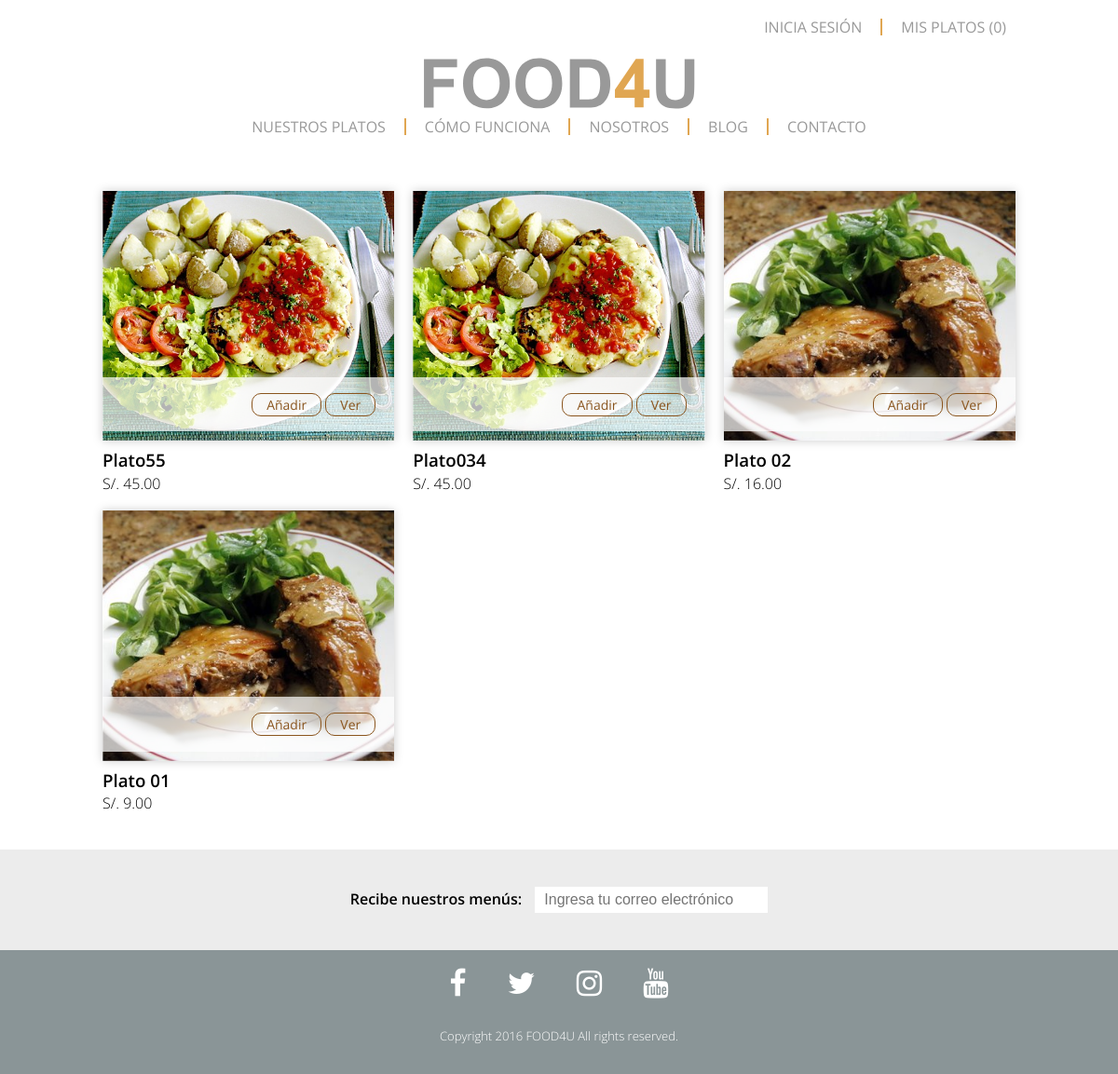
/nuestros-platos, run on an earlier commit of the app's database.
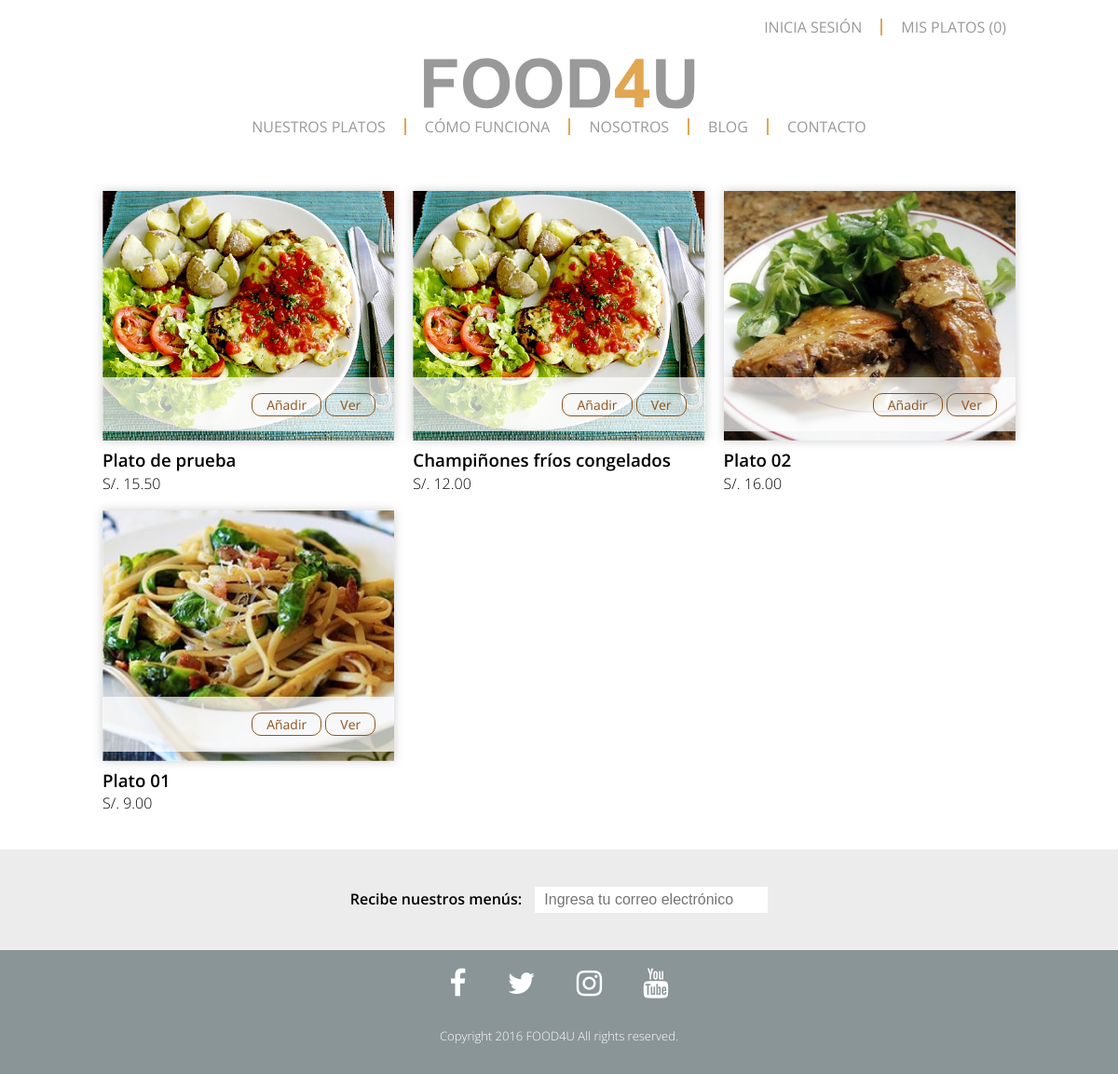
And on a later commit of the database.
### tables this page shows
CREATE TABLE `page` (
  `idPage` int(11) NOT NULL,
  `name` varchar(45) DEFAULT NULL,
  `url` varchar(45) DEFAULT NULL,
  `position` int(11) DEFAULT NULL,
  `idPageType` int(11) DEFAULT NULL,
  `state` int(11) DEFAULT '1'
);

CREATE TABLE `plate` (
  `idPlate` int(11) NOT NULL,
  `name` varchar(45) DEFAULT NULL,
  `price` decimal(5,2) DEFAULT NULL,
  `image` varchar(45) DEFAULT NULL,
  `url` varchar(45) DEFAULT NULL,
  `description` text,
  `date` datetime DEFAULT NULL,
  `state` int(11) DEFAULT '1',
  `ingredients` text
);

### application/controllers/Inicio.php (called while the page is built, shortened)
<?php
class Inicio extends CI_Controller {
	public function __construct() {
        $this->load->model("plate");
        $this->load->model("UserClient");
        $this->load->model("Gender");
        $this->load->library('cart');
        $this->load->model("foodMenu");
    }
	public function page($url = "inicio") {
		if($this->page->findByUrl($url)):
			$result1 = $this->page->findByUrl($url);
			$result2 = $this->page->findAll();
			$result3 = $this->data->findByPage($url);
			$result4 = $this->plate->findAll();
			$result5 = "";
			$result6 = $this->Gender->findAll();
			$result7 = $this->foodMenu->findAll();
			$data = array(
				"title" => $result1->name,
				"findAll" => $result2,
				"findByPage" => $result3,
				"findAllPlate" => $result4,
				"userData" => $result5,
				"findAllGender" => $result6,
				"findAllFoodMenu" => $result7
			);
			$this->load->view('page_template_view', $data);
		else:
			$this->load->view('404');
		endif;
	}
}

### index.php (called while the page is built, shortened)
<?php
require_once BASEPATH.'core/CodeIgniter.php';

### application/models/Page.php (called while the page is built, shortened)
<?php
class Page extends CI_Model {
	public function findAll() {
		$this->db->where(array('state' => 1));
		$this->db->order_by("position", "asc");
		return $this->db->get('page');
	}
}

### application/models/Data.php (called while the page is built)
<?php
class Data extends CI_Model {
	public function findByPage($url = "") {
		$this->db->from('data');
		$this->db->join('page', 'page.idPage = data.idPage');
		$this->db->where(array('page.url' => $url));
		$this->db->order_by("data.position", "asc");
		return $this->db->get();
	}
}

### application/models/Plate.php (called while the page is built, shortened)
<?php
class Plate extends CI_Model {
	public function findAll() {
		$this->db->where(array('state' => 1));
		$this->db->order_by("idPlate", "desc");
		return $this->db->get('plate');
	}
}

### application/views/page_template_view.php (the view, shortened to what this page needs)
<!DOCTYPE html>
<html lang="es">
<head>
	<?php $this->load->view('inc/header_common'); ?>
</head>
<body>
	<?php $this->load->view('inc/header'); ?>
	<div id="ncode">
	<?php
		foreach ($findByPage->result() as $data):
			switch($data->idTemplate):
			    case 6:
			    	echo '
			    	<div class="container">
						<article class="nuestros-platos">';
							foreach ($findAllPlate->result() as $plate):
							echo '
							<div class="plato">
				                <div class="plato-img">
				                    <div class="plato-accion" style="background: url(' . base_url() . 'assets/images/platos/' . $plate->image . ') center; background-size: cover;"></div>
				                    <div class="plato-btn">
				                        <a href="#" data-action="' . base_url() . 'processUser/agregar_carrito" data-plate="' . $plate->idPlate . ',' . $plate->name . ',' . $plate->price . ',1,' . $plate->image . '">Añadir</a>
				                        <a href="' . base_url() . $data->url . '/' . $plate->url . '">Ver</a>
				                    </div>
				                </div>
					         	<h3>' . $plate->name . '</h3>
			                    <p>S/. ' . $plate->price . '</p>
			                </div>';
			                endforeach;
			                echo'
					    </article>
				    </div>';
				    break;
        	endswitch;
        endforeach;
        ?>
	</div>
	<?php $this->load->view('inc/footer'); ?>
</body>
</html>

### application/views/inc/header_common.php (shortened to what this page needs)
<link rel="stylesheet" href="<?= base_url() ?>assets/slick/slick.css">
<link rel="stylesheet" href="<?= base_url() ?>assets/slick/slick-theme.css">
<link rel="stylesheet" href="<?= base_url() ?>assets/css/font-awesome.min.css">
<link rel="stylesheet" href="<?= base_url() ?>assets/css/normalize.css">
<link rel="stylesheet" href="<?= base_url() ?>assets/css/style.css">

### application/views/inc/header.php (shortened to what this page needs)
<header>
    <div class="container">
        <nav class="menu">
            <?php
            if(!$this->session->has_userdata('user_logged_in') || $this->session->userdata('user_logged_in') == FALSE):
                echo '<a href="#" id="inicia-sesion">Inicia sesión</a>';
            elseif($this->session->has_userdata('user_logged_in') && $this->session->userdata('user_logged_in') == TRUE):
             echo '<a href="' . base_url() . 'perfil">Mi perfíl</a>
                   <a href="' . base_url() . 'logout">Cerrar sesión</a>';
            endif;
            echo '<a href="" id="mis-platos">Mis platos (<span class="count">' . $this->cart->total_items() . '</span>)</a>'; ?>
        </nav>
        <div class="logo">
            <a href="<?= base_url() ?>"><img src="<?= base_url() ?>assets/images/logo.svg" alt=""></a>
        </div>
        <nav class="submenu">
            <?php foreach ($findAll->result() as $page):
            if($page->idPageType == 2):
                echo '<a href="' . base_url() . $page->url . '">' . $page->name . '</a>';
            endif;
            endforeach; ?>
        </nav>
    </div>
</header>

### application/views/inc/footer.php
<footer>
    <div class="mail">
        <div class="container">
            <form action="">
                <label for="">Recibe nuestros menús:</label>
                <input type="text" placeholder="Ingresa tu correo electrónico">
            </form>
        </div>
    </div>
    <div class="social">
        <div class="container">
            <a href="#"><i class="fa fa-2x fa-facebook" aria-hidden="true"></i></a>
            <a href="#"><i class="fa fa-2x fa-twitter" aria-hidden="true"></i></a>
            <a href="#"><i class="fa fa-2x fa-instagram" aria-hidden="true"></i></a>
            <a href="#"><i class="fa fa-2x fa-youtube" aria-hidden="true"></i></a>
        </div>
    </div>
    <div class="copyright">
        <div class="container">
            <h3>Copyright 2016 FOOD4U All rights reserved.</h3>
        </div>
    </div>
</footer>

### assets/css/style.css (style rules this page uses)
* { -webkit-box-sizing: border-box; -moz-box-sizing: border-box; box-sizing: border-box; }
body { font-family: "Open Sans", Sans-serif; font-size: 16px; background: #fff; }
.container { width: 90%; max-width: 1000px; margin: auto; }
header { background: #fff; }
header .menu { margin: 20px 0; text-align: right; position: relative; }
header .menu > a { display: inline-block; padding: 0 20px; -webkit-text-transform: uppercase; -moz-text-transform: uppercase; -ms-text-transform: uppercase; -o-text-transform: uppercase; text-transform: uppercase; border-right: 2px solid #E0A652; text-decoration: none; font-weight: 400; color: #999999; }
header .menu a#mis-platos { border: 0; }
header .logo { float: left; width: 100%; text-align: center; }
header .logo a img { width: 300px; }
header .submenu { width: 100%; text-align: center; margin: 20px 0; }
header .submenu a { display: inline-block; padding: 0 20px; -webkit-text-transform: uppercase; -moz-text-transform: uppercase; -ms-text-transform: uppercase; -o-text-transform: uppercase; text-transform: uppercase; border-right: 2px solid #E0A652; text-decoration: none; font-weight: 400; color: #999999; }
header .submenu a:last-child { border: 0; }
#ncode .nuestros-platos { padding: 30px 0; display: flex; flex-direction: row; flex-wrap: wrap; }
#ncode .nuestros-platos .plato { width: 33.33%; padding: 10px; }
#ncode .nuestros-platos .plato h3, #ncode .nuestros-platos .plato p { margin: 0; }
#ncode .nuestros-platos .plato h3 { font-weight: 600; margin-bottom: 5px; }
#ncode .nuestros-platos .plato p { font-weight: 300; }
#ncode .nuestros-platos .plato .plato-img { position: relative; overflow: hidden; margin-bottom: 10px; box-shadow: 0 0 10px 0 #ccc; }
#ncode .nuestros-platos .plato .plato-img .plato-accion { width: auto; height: auto; min-width: 100%; min-height: 100%; top: 50%; left: 50%; position: absolute; transform: translateX(-50%) translateY(-50%); }
#ncode .nuestros-platos .plato .plato-img .plato-btn { z-index: 100; position: relative; background-color: rgba(255, 255, 255, 0.7); text-align: center; margin: 200px 0 10px 0; padding: 20px 20px 20px 0; text-align: right; }
#ncode .nuestros-platos .plato .plato-img .plato-btn a { color: #8a551e; text-decoration: none; padding: 2px 15px; border: 1px solid #8a551e; border-radius: 10px; font-size: 14px; }
footer { background: #8A9597; }
footer .mail { padding: 40px 0; text-align: center; background: #ececec; }
footer .mail label { font-weight: 600; }
footer .mail input { padding: 5px 10px; width: 250px; border: 0; color: #666; margin-left: 10px; font-weight: 300; }
footer .social { text-align: center; padding: 20px 0 10px 0; }
footer .social a { color: #fff; margin: 0 20px; }
footer .copyright { text-align: center; padding: 10px 0 20px 0; }
footer .copyright h3 { color: #fff; font-weight: 300; font-size: 13px; }

What changed in the data, as far as the page shows it:
removed plate: image (picture), name "Plato55", price "45.00"
removed plate: image (picture), name "Plato034", price "45.00"
added plate: image (picture), name "Plato de prueba", price "15.50"
added plate: image (picture), name "Champiñones fríos congelados", price "12.00"
changed plate "Plato 01": image: a different picture
